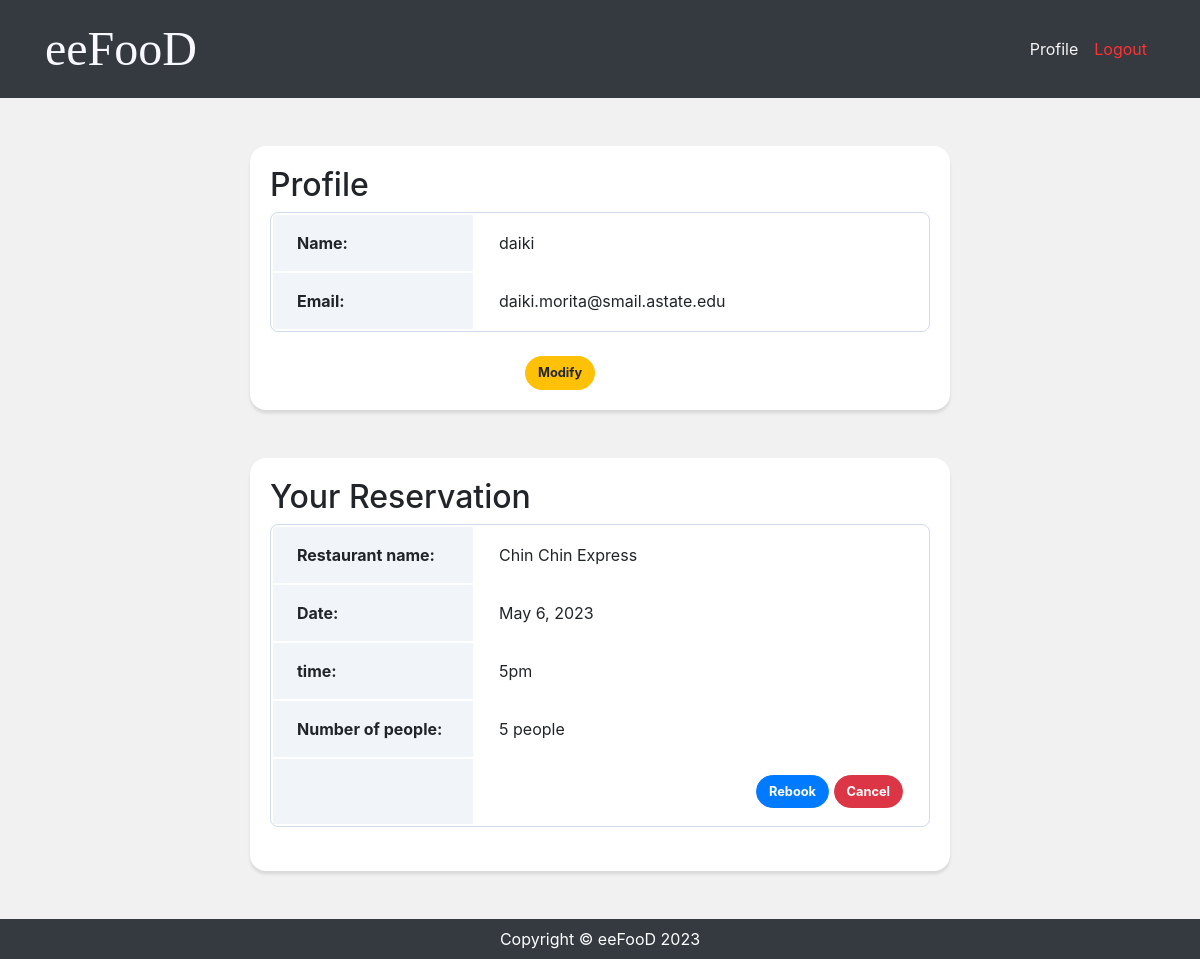
/accounts/profile/ (signed in), run on the app's committed database.
### application/models.py (models this page shows, shortened)
class Reservation(models.Model):
    restaurant = models.ForeignKey(
        Restaurants,
        on_delete=models.CASCADE
    )
    name = models.ForeignKey(
        settings.AUTH_USER_MODEL,
        on_delete=models.CASCADE,
        null=True
    )
    date = models.DateField(
        blank=False,
    )
    time = models.IntegerField(
        verbose_name='time',
        choices=TIME_SCHEDULE,
        default='1'
    )
    num_people = models.IntegerField(
        blank=False,
    )
    def get_time_display(self):
        for time in TIME_SCHEDULE:
            if time[0] == self.time:
                return time[1]
        return ''

class Restaurants(models.Model):
    name = models.CharField(
        max_length=255,
        blank=False,
        null=False,
        primary_key=True
    )
    addr = models.CharField(
        max_length=300,
        blank=False,
        null=False
    )
    table = models.PositiveSmallIntegerField(
        blank=False,
        null=False,
    )
    Genre = models.CharField(
        max_length=255,
        blank=False,
        null=False,
    )
    phone = PhoneNumberField(
        blank=False,
        null=False
    )
    img = models.ImageField(
        blank=True,
        upload_to='media/'
    )
    def __str__(self):
        return self.name

### accounts/views.py (the view)
# urls.py: path('profile/', views.ProfileView.as_view(), name = 'profile'),
class ProfileView(View):
    def get(self, request, *args, **kwargs):
        user = self.request.user
        reservation = Reservation.objects.filter(name=user)
        return render(request, 'accounts/profile.html', {
            'reservation': reservation,
        })

### accounts/templates/accounts/profile.html
{% extends 'application/base.html' %}
{% block content %}
<div class="card card-profile my-5 mx-auto">
    <div class="card-body">
        <h2>Profile</h2>
        <table class="profile_table mb-4">
            <tbody>
                <tr>
                    <th class="header">Name:</th>
                    <td class="data">{{ user.username }}</td>
                </tr>
                <tr>
                    <th class="header">Email:</th>
                    <td class="data">{{ user.email }}</td>
                </tr>
            </tbody>
        </table>
        <div class="button mx-auto">
            <a href="{% url 'modification' %}" class= "btn btn-warning">Modify</a>
        </div>
    </div>
</div>
{% if reservation %}
    <div class="card card-profile my-5 mx-auto">
        <div class="card-body">
            <h2>Your Reservation</h2>
            {% for reservation in reservation %}
                <table class="profile_table mb-4">
                    <tbody>
                        <tr>
                            <th class="header">Restaurant name:</th>
                            <td class="data">{{ reservation.restaurant }}</td>
                        </tr>
                        <tr>
                            <th class="header">Date:</th>
                            <td class="data">{{ reservation.date }}</td>
                        </tr>
                        <tr>
                            <th class="header">time:</th>
                            <td class="data">{{ reservation.get_time_display }}</td>
                        </tr>
                        <tr>
                            <th class="header">Number of people:</th>
                            <td class="data">{{ reservation.num_people }} people</td>
                        </tr>
                        <tr>
                            <th class="header"></th>
                            <td class="data">
                                <div class="box" align="right">
                                    <a href="{% url 'reservation_update' reservation.pk %}" class="btn btn-primary">Rebook</a>
                                    <a href="{% url 'reservation_delete' reservation.pk %}" class="btn btn-danger">Cancel</a>
                                </div>
                            </td>
                        </tr>
                    </tbody>
                </table>
            {% endfor %}
        </div>
    </div>
{% endif %}
{% endblock %}

### application/static/style.css (style rules this page uses)
* { margin: 0; padding: 0; box-sizing: border-box; }
body { background: #f1f1f1; display: flex; flex-flow: column; min-height: 100vh; }
.card-profile { width: 700px; border: 0; border-radius: 1rem; box-shadow: 0 0.2rem 0.2rem 0 rgba(0, 0, 0, 0.1); }
.button { width: 150px; }
.btn { font-size: 80%; border-radius: 5rem; font-weight: bold; }
.profile_table { width: 100%; border: 1px solid #d1dbeb; border-radius: 8px; border-collapse: separate; overflow: hidden; }
.profile_table .header { width: 200px; padding: 16px 24px; text-align: left; background: #f1f5fa; }
.profile_table .data { padding: 16px 24px; }

### data on the page
Reservation: restaurant "Chin Chin Express", date "May 6, 2023", time "5pm", num_people "5"

### other printed values
{{ user.username }} "daiki"
{{ user.email }} "daiki.morita@smail.astate.edu"
